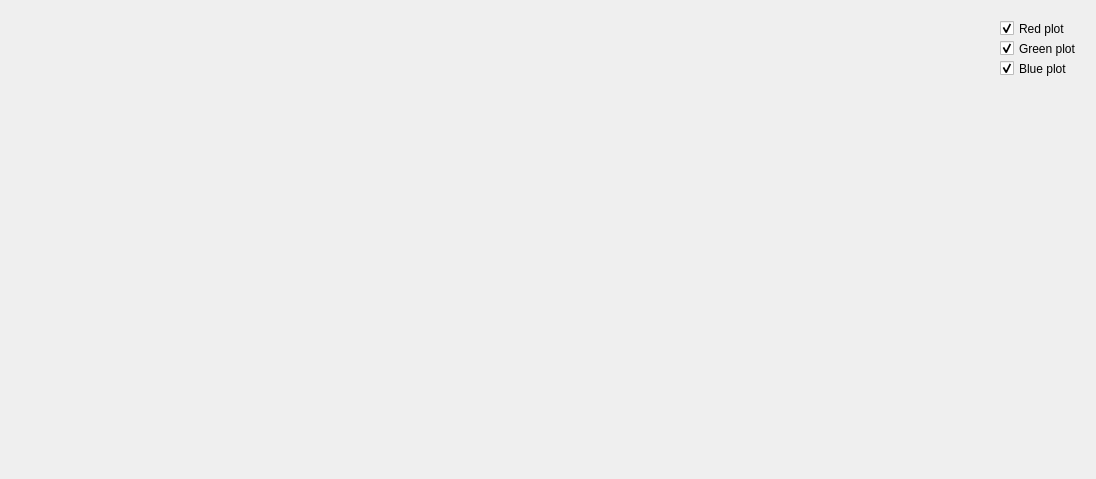
<?xml version="1.0" encoding="UTF-8"?>
<ui version="4.0">
 <class>histogram</class>
 <widget class="QWidget" name="histogram">
  <property name="geometry">
   <rect>
    <x>0</x>
    <y>0</y>
    <width>1096</width>
    <height>479</height>
   </rect>
  </property>
  <property name="windowTitle">
   <string>Form</string>
  </property>
  <widget class="QCustomPlot" name="customPlot" native="true">
   <property name="geometry">
    <rect>
     <x>20</x>
     <y>20</y>
     <width>971</width>
     <height>441</height>
    </rect>
   </property>
  </widget>
  <widget class="QCheckBox" name="RedCheck">
   <property name="geometry">
    <rect>
     <x>1000</x>
     <y>20</y>
     <width>91</width>
     <height>17</height>
    </rect>
   </property>
   <property name="text">
    <string>Red plot</string>
   </property>
   <property name="checked">
    <bool>true</bool>
   </property>
  </widget>
  <widget class="QCheckBox" name="GreenCheck">
   <property name="geometry">
    <rect>
     <x>1000</x>
     <y>40</y>
     <width>91</width>
     <height>17</height>
    </rect>
   </property>
   <property name="text">
    <string>Green plot</string>
   </property>
   <property name="checked">
    <bool>true</bool>
   </property>
  </widget>
  <widget class="QCheckBox" name="BlueCheck">
   <property name="geometry">
    <rect>
     <x>1000</x>
     <y>60</y>
     <width>91</width>
     <height>17</height>
    </rect>
   </property>
   <property name="text">
    <string>Blue plot</string>
   </property>
   <property name="checked">
    <bool>true</bool>
   </property>
  </widget>
 </widget>
 <customwidgets>
  <customwidget>
   <class>QCustomPlot</class>
   <extends>QWidget</extends>
   <header>qcustomplot.h</header>
   <container>1</container>
  </customwidget>
 </customwidgets>
 <resources/>
 <connections/>
</ui>
